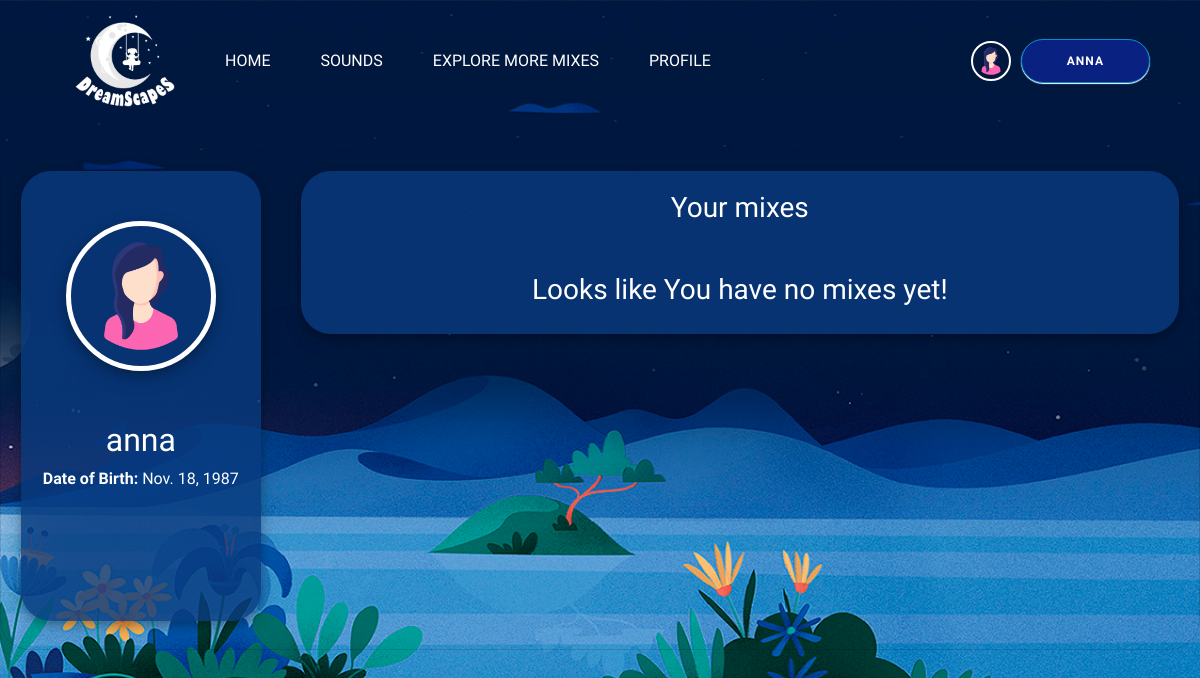
Page /profile/ (signed in) on the earlier database version.
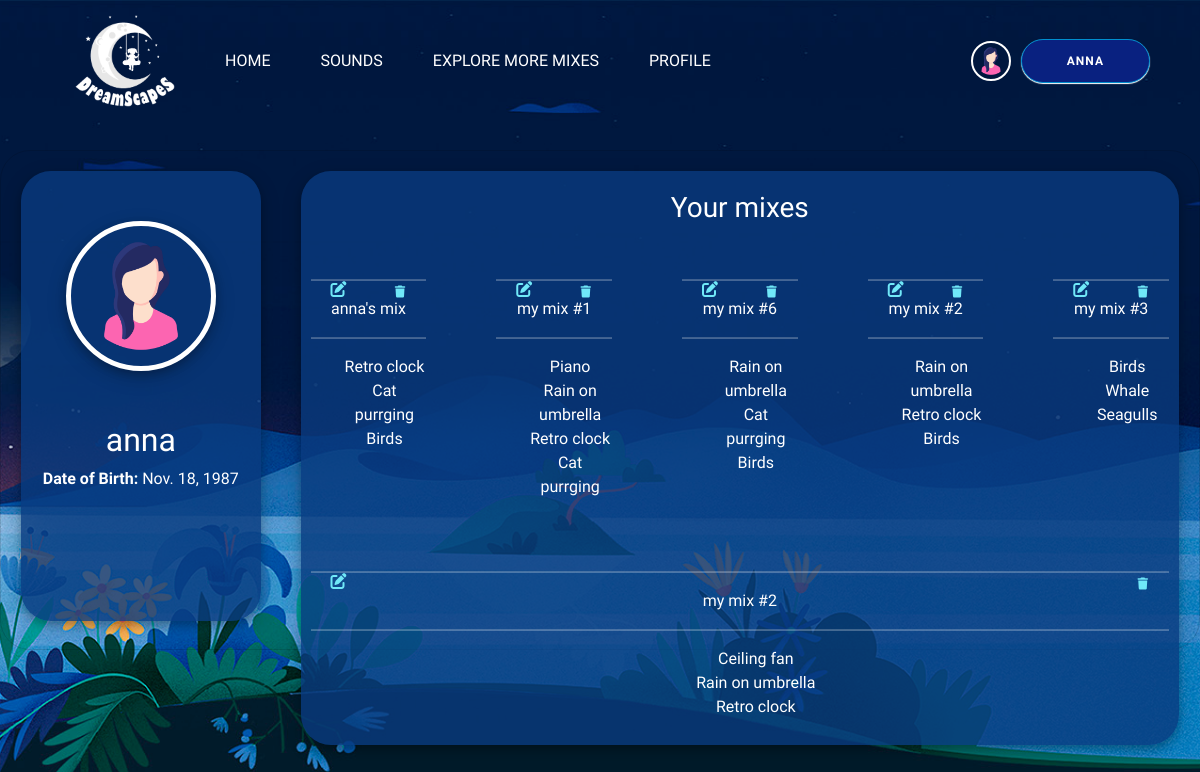
Same page on the later database version.
### DreamScapes_app/models.py (models this page shows, shortened)
class UserMix(models.Model):
    user = models.ForeignKey(DreamUser, on_delete=models.CASCADE)
    sounds = models.ManyToManyField(Sound)
    title = models.CharField(max_length=100)

class Sound(models.Model):
    title = models.CharField(max_length=100)
    file = models.FileField(upload_to='sounds/')
    icon = models.ImageField(upload_to='sound_icons/', null=True)
    categories = models.ManyToManyField(Category) #allow multiple categories per sound
    created_at = models.DateTimeField(auto_now_add=True, null=True)

### DreamScapes_app/views.py (the view)
# urls.py: path('profile/', views.user_profile, name='profile'),
def user_profile(request):
    if not request.user.is_authenticated:
        return redirect('signup')
    user_mixes = UserMix.objects.filter(user=request.user)
    return render(request, 'profile.html', {'user_mixes': user_mixes})

### DreamScapes_app/templates/profile.html (shortened to what this page needs)
{% extends 'base.html' %}
{% block content %}
{% load static %}
<link href="{% static 'DreamScapes_app/css/profile.css' %}" rel="stylesheet" type="text/css">
{% if user.is_authenticated %}
<div class="card">
    <div class="left-container">
        {% if user.profile_picture %}
        <img class="profile-image" src="{{ user.profile_picture.url }}" alt="profile_pic">
        {% else %}
        <img class="profile-image" src="{% static 'DreamScapes_app/images/user_default.png' %}" alt="profile_pic">
        {% endif %}
        <h2>{{ user.username }}</h2>
        <p class="date_of_birth"><strong>Date of Birth:</strong> {{ user.date_of_birth|default:"Not Provided" }}</p>
    </div>
    <div class="right-container">
        <h3>Your mixes</h3>
        <div class="row">
            {% if user_mixes %}
            {% for mix in user_mixes %}
            <div class="col">
                <div class="mix-item">
                    <hr>
                    <a class="action-icon edit-icon" href="{% url 'edit_mix' mix.id %}"><i class="fa fa-edit"></i></a>
                    <form method="post" action="{% url 'delete_mix' mix.id %}" onsubmit="return confirm('Are you sure you want to delete this mix?');">
                        <button class="action-icon delete-icon" type="submit"><i class="fa fa-trash"></i></button>
                    </form>
                    <span>{{ mix.title }}</span>
                    <hr>
                    <ul class="mix-sounds">
                        {% for sound in mix.sounds.all %}
                        <li class="sound">{{ sound.title }}</li>
                        {% endfor %}
                    </ul>
                </div>
            </div>
            {% endfor %}
            {% else %}
            <h3>Looks like You have no mixes yet!</h3>
            {% endif %}
        </div>
    </div>
</div>
{% endif %}
{% endblock %}

Differences in the rows shown:
added UserMix: title "anna's mix"
now on this page (row unchanged): Sound: title "Retro clock"
now on this page (row unchanged): Sound: title "Cat purrging"
now on this page (row unchanged): Sound: title "Birds"
added UserMix: title "my mix #1"
now on this page (row unchanged): Sound: title "Piano", shown under "my mix #1"
now on this page (row unchanged): Sound: title "Rain on umbrella"
added UserMix: title "my mix #6"
added UserMix: title "my mix #2"
added UserMix: title "my mix #3"
now on this page (row unchanged): Sound: title "Whale", shown under "my mix #3"
now on this page (row unchanged): Sound: title "Seagulls", shown under "my mix #3"
added UserMix: title "my mix #2"
now on this page (row unchanged): Sound: title "Ceiling fan", shown under "my mix #2"
Other differences:
text no longer shown: "Looks like You have no mixes yet!"
